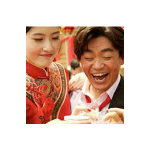
#> input picture faces/1189939.jpg, 150 x 150 px; its folder holds only this picture in this run
$ python li.py   (older library calls are emulated)
#> lines starting #> are read from the running program, lines starting #| are printed output that depends on the picture
import os
import PIL.Image as Image
from os import listdir
import math

imgList=os.listdir('faces/')
numImages=len(imgList)
print('I got ',numImages,'image(s)')

import math
eachSize=64
eachLine=int(math.sqrt(numImages))+1
print("singular image width",eachSize,"pixel, 1 line",eachLine,"final length",eachSize*eachLine)

import PIL.Image as Image
toImage = Image.new('RGBA', (eachSize*eachLine,eachSize*eachLine))
#> toImage: PIL image 128x128 RGBA; every value is 0
x = 0
y = 0

os.chdir('faces/')
for i in imgList:
    """
    try:
        img = Image.open(i)
    except IOError:
        print("Error: fail to read file",i)
    else:
        """
    img = Image.open(i)
#> img is the input picture: PIL image 150x150 RGBA; mean R, G, B, A 74.6, 48, 35.9, 108.3
    img = img.resize((eachSize, eachSize), Image.ANTIALIAS)
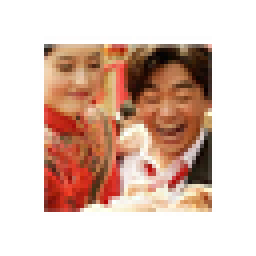
#> img: PIL image 64x64 RGBA (shown 4 times larger); mean R, G, B, A 81, 52.3, 39.4, 108; transparent parts drawn white
    toImage.paste(img, (x * eachSize, y * eachSize))
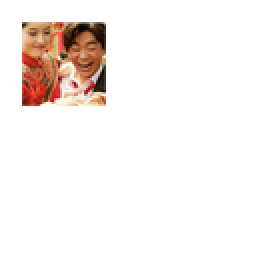
#> toImage: PIL image 128x128 RGBA (shown 2 times larger); mean R, G, B, A 20.2, 13.1, 9.9, 27; transparent parts drawn white
    x += 1
    if x == eachLine:
        x = 0
        y += 1
print("done coll")

os.chdir(os.path.pardir)
os.getcwd()

toImage.save("soobin"+str(eachSize)+".png")

$ run again, on faces/1221200.jpg
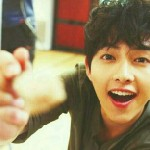
#> input picture faces/1221200.jpg, 150 x 150 px
#> img is the input picture: PIL image 150x150 RGB; mean R, G, B 152.6, 133.4, 99.5
#> `img = img.resize((eachSize, eachSize), Image.ANTIALIAS)`:
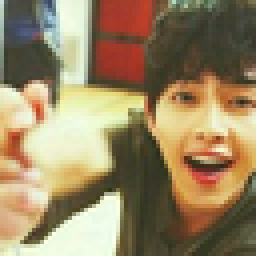
#> img: PIL image 64x64 RGB (shown 4 times larger); mean R, G, B 152.5, 133.3, 99.4
#> `toImage.paste(img, (x * eachSize, y * eachSize))`:
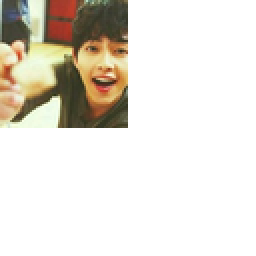
#> toImage: PIL image 128x128 RGBA (shown 2 times larger); mean R, G, B, A 38.1, 33.3, 24.9, 63.8; transparent parts drawn white

$ run again, on faces/1221250.jpg
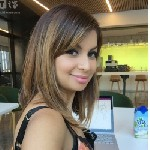
#> input picture faces/1221250.jpg, 150 x 150 px
#> img is the input picture: PIL image 150x150 RGB; mean R, G, B 124.3, 116.9, 98.8
#> `img = img.resize((eachSize, eachSize), Image.ANTIALIAS)`:
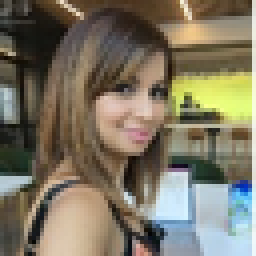
#> img: PIL image 64x64 RGB (shown 4 times larger); mean R, G, B 124.2, 116.8, 98.7
#> `toImage.paste(img, (x * eachSize, y * eachSize))`:
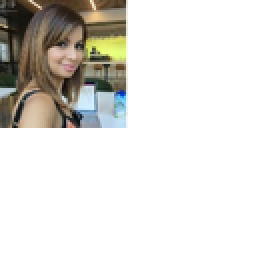
#> toImage: PIL image 128x128 RGBA (shown 2 times larger); mean R, G, B, A 31.1, 29.2, 24.7, 63.8; transparent parts drawn white
